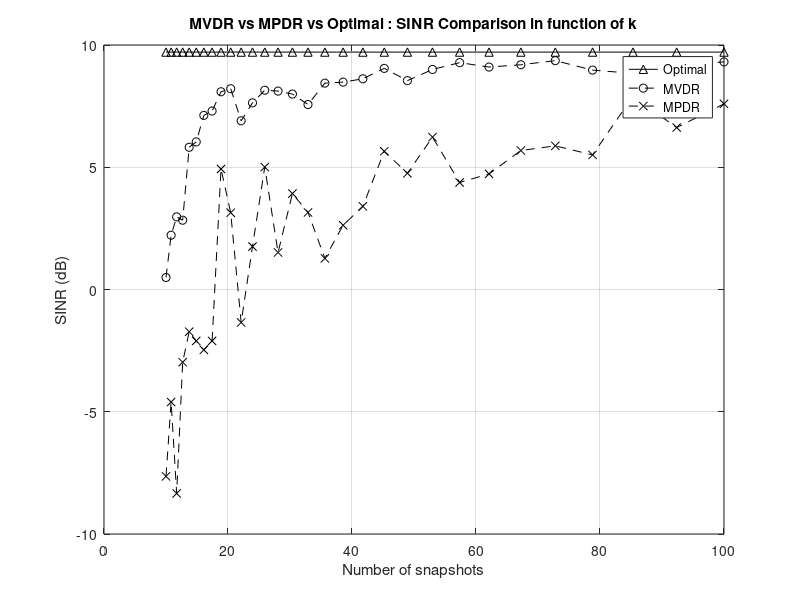
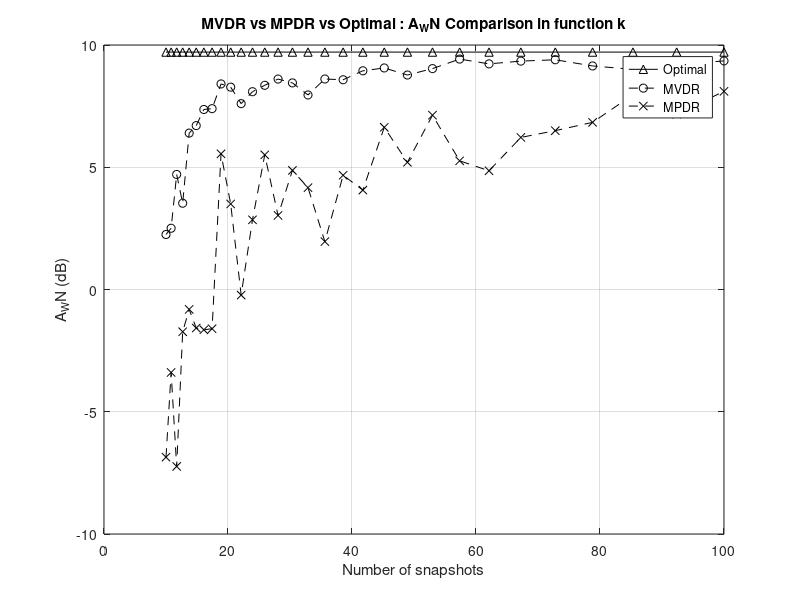

The MATLAB source for these figures, in order:
%Array processing course basic code
clear
clc
close all
format shortG
rng(42)
%+++++ BEAMFORMING ++++++++++++++++++++++++++++++++++++++++++++++++++++++++
%----- Scenario -----
%Number of elements in the array
N = 10;
k = logspace(1,2,30);
[opt_arr,cbf_arr,mvdr_arr,mpdr_arr] = deal(zeros(size(k)));
[opt_arr1,cbf_arr1,mvdr_arr1,mpdr_arr1] = deal(zeros(size(k)));

i = 1;
%Inter-element spacing (in wavelength)
d = 0.5;
pos = d * (0:N-1)'; %positions of the antennas
%Mainlobe width
theta_3dB = 0.9/(N*d);
%White noise
sigma2 = 1;	%white noise power
%Interference
thetaj = [-20;15]/180*pi;	%angles of arrival	
INR = [20;20];			%interference to noise ratio (dB)
Pj = sigma2 * 10.^(INR/10);		%interference power
J = length(thetaj);
%Interference + noise covariance matrix
Aj = exp(1i*2*pi*pos*sin(thetaj'));	%interference steering matrix N|J
C = Aj*diag(Pj)*Aj' + sigma2*eye(N);	%interference + noise covariance matrix
%Signal of interest
thetas = 0/180*pi;	%angle of arrival
SNR = 0;            %signal to noise ratio (dB)
Ps = sigma2 * 10^(SNR/10);			%signal power
as = exp(1i*2*pi*pos*sin(thetas));	%steering vector
%Total covariance matrix (signal + interference + noise)
R = Ps*(as*as') + C;

while i <= length(k)
%----- Natural beampattern -----
% %Weight vector (all weights equal to 1/N)
w = ones(N,1); 
w = w/(ones(1,N)*w);  
%Diagram
tab_theta = (-90:0.5:90)/180*pi;        %Angles where to evaluate beampattern
A = exp(1i*2*pi*pos*sin(tab_theta));    %Steering matrix: each column is a(theta)
G = 20*log10(abs(w'*A));        %beampattern (power in dB)



%----- CONVENTIONAL AND OPTIMAL BEAMFORMERS -----
%Looked direction
theta0 = 0/180*pi;
a0 = exp(1i*2*pi*pos*sin(theta0));
%Conventional beamformer
w_CBF = a0; 
w_CBF = w_CBF/(a0'*w_CBF);
G_CBF = 20*log10(abs(w_CBF'*A));        %beampattern (power in dB)
SINR_CBF = Ps*(abs(w_CBF'*as)^2)/(abs(w_CBF'*C*w_CBF)); %SINR
cbf_arr(i) = SINR_CBF;
A_WN_CBF = 1/(norm(w_CBF)^2);   %White noise array gain
%Optimal beamformer
w_opt = (C\as); 
w_opt = w_opt/(as'*w_opt);
G_opt = 20*log10(abs(w_opt'*A));
SINR_opt = Ps*(abs(w_opt'*as)^2)/(abs(w_opt'*C*w_opt));
opt_arr(i) = SINR_opt;
A_WN_opt = 1/(norm(w_opt)^2);

%----- ADAPTIVE BEAMFORMING WITH ESTIMATED COVARIANCE MATRICES -----
%Number of snapshots
K = round(k(i));
%Signal
S = sqrt(Ps/2) * as * (randn(1,K)+1i*randn(1,K));
%Interference + noise
IN = Aj * diag(sqrt(Pj/2)) * (randn(J,K)+1i*randn(J,K));
NOISE = sqrt(sigma2/2)*(randn(N,K)+1i*randn(N,K));
%MVDR-SMI
Y_MVDR = IN + NOISE;
C_hat = (Y_MVDR*Y_MVDR')/K;
w_MVDR_SMI = (C_hat\a0);
w_MVDR_SMI = w_MVDR_SMI / (a0'*w_MVDR_SMI);
G_MVDR_SMI = 20*log10(abs(w_MVDR_SMI'*A));
SINR_MVDR_SMI = Ps*(abs(w_MVDR_SMI'*as)^2)/(abs(w_MVDR_SMI'*C*w_MVDR_SMI));
mvdr_arr(i) = SINR_MVDR_SMI;
A_WN_MVDR_SMI = 1 / (norm(w_MVDR_SMI)^2);
%MPDR-SMI
Y_MPDR = S + IN + NOISE;
R_hat = (Y_MPDR*Y_MPDR')/K;
w_MPDR_SMI = (R_hat\a0);
w_MPDR_SMI = w_MPDR_SMI / (a0'*w_MPDR_SMI);
G_MPDR_SMI = 20*log10(abs(w_MPDR_SMI'*A));
SINR_MPDR_SMI = Ps*(abs(w_MPDR_SMI'*as)^2)/(abs(w_MPDR_SMI'*C*w_MPDR_SMI));
mpdr_arr(i) = SINR_MPDR_SMI;
A_WN_MPDR_SMI = 1 / (norm(w_MPDR_SMI)^2);
A_WN_CBF = 1 / (norm(w_CBF)^2);
A_WN_opt = 1 / (norm(w_opt)^2);

mvdr_arr1(i) = A_WN_MVDR_SMI;
opt_arr1(i) = A_WN_opt;
cbf_arr1(i) = A_WN_CBF;
mpdr_arr1(i) = A_WN_MPDR_SMI;

i = i + 1;
end


figure
plot(k,10*log10(opt_arr),'k-^','LineWidth',0.7)
%hold on
%plot(shift_theta,cbf_arr)
hold on
plot(k,10*log10(mvdr_arr),'k--o','LineWidth',0.7)
hold on
plot(k,10*log10(mpdr_arr),'k--x','LineWidth',0.7)
legend('Optimal','MVDR','MPDR')
xlabel('Number of snapshots')
ylabel('SINR (dB)')
grid on
title('MVDR vs MPDR vs Optimal : SINR Comparison in function of k')

figure
plot(k,10*log10(opt_arr1),'k-^','LineWidth',0.7)
%hold on
%plot(shift_theta,cbf_arr)
hold on
plot(k,10*log10(mvdr_arr1),'k--o','LineWidth',0.7)
hold on
plot(k,10*log10(mpdr_arr1),'k--x','LineWidth',0.7)
legend('Optimal','MVDR','MPDR')
xlabel('Number of snapshots')
ylabel('A_WN (dB)')
grid on
title('MVDR vs MPDR vs Optimal : A_WN Comparison in function k')
